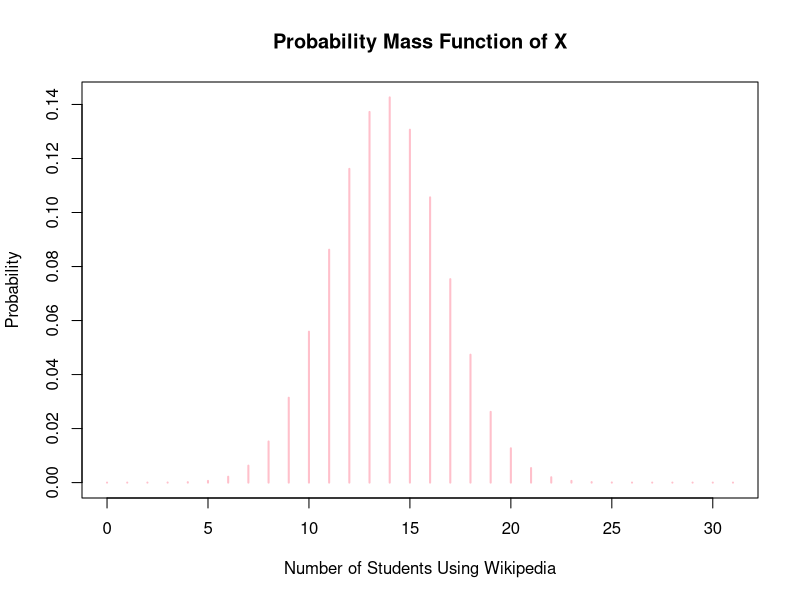
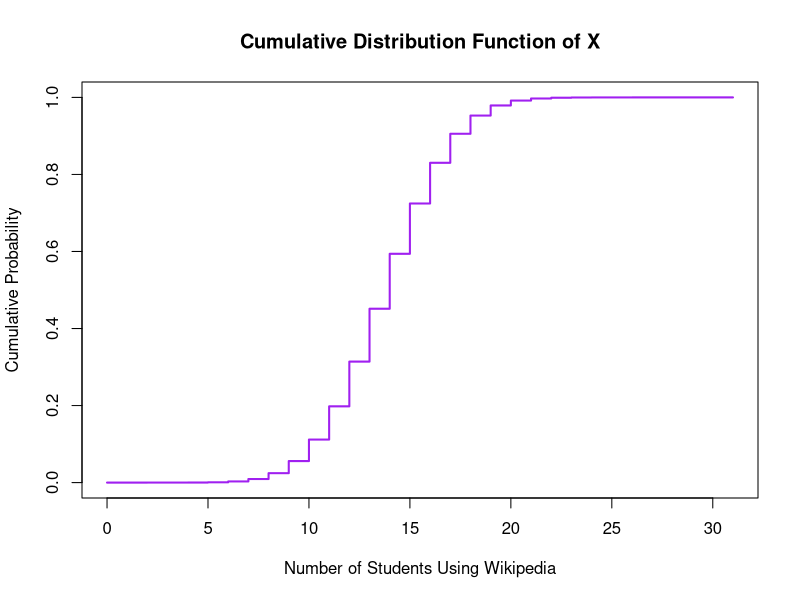

Generate these figures, in order, with R:
#ProbNdStats Assignment 3

#Question 1 (Binomial Distribution)

dbinom (7,12,1/6) + dbinom (8,12,1/6) + dbinom (9,12,1/6)
pbinom (9,12,1/6) - pbinom (6,12,1/6)
diff (pbinom(c(6,9) , size = 12 , prob = 1/6))


#Question 2 (Normal Distribution)

pnorm (84 , mean = 72 , sd = 15.2 , lower.tail = FALSE)
1 - (pnorm (84 , mean = 72 , sd = 15.2 , lower.tail = TRUE))


#Question 3 (Poisson Distribution)

dpois (0,5 , log = FALSE)
ppois(50,50,lower.tail = TRUE, log.p = FALSE) - ppois(47,50,lower.tail = TRUE, log.p = FALSE) #ppois used since hume exact nhi chahiye. 47 se minus karna cuz 48 hume include karna hai


#Question 4 (Hypergeometric Distribution)

dhyper (3,17 , 233 , 5)  #dhyper (k,K,N-K ,n) k-> exactly defective , K-> Total defective , N -> Total no. of items , n-> Sample size


#Question 5 (Binomial Distribution)

n<- 31
p <- 0.447

k <- 0:31

pmf_values <- dbinom(k, size=n, prob=p)

plot(k, pmf_values, type='h', lwd=2, col='pink',xlab='Number of Students Using Wikipedia', ylab='Probability', main='Probability Mass Function of X')

cdf_values <- pbinom (k,size=n, prob=p)
plot(k, cdf_values, type='s', lwd=2, col='purple',xlab='Number of Students Using Wikipedia', ylab='Cumulative Probability', main='Cumulative Distribution Function of X')

#Mean
mean_x <- n*p
#Variance
variance_x <- n*p*(1-p)
#Standard Deviation
std_x <- sqrt(variance_x)

cat("Mean:", mean_x, "\n")
cat("Variance:", variance_x, "\n")
cat("Standard Deviation:", std_x, "\n")